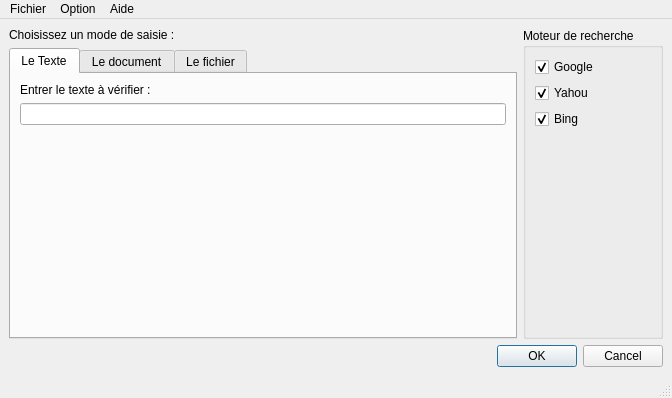
<?xml version="1.0" encoding="UTF-8"?>
<ui version="4.0">
 <class>AntiPlagia</class>
 <widget class="QMainWindow" name="AntiPlagia">
  <property name="geometry">
   <rect>
    <x>0</x>
    <y>0</y>
    <width>672</width>
    <height>398</height>
   </rect>
  </property>
  <property name="windowTitle">
   <string>Anti-plagia</string>
  </property>
  <widget class="QWidget" name="centralwidget">
   <layout class="QGridLayout" name="gridLayout">
    <item row="0" column="1" rowspan="2">
     <widget class="QGroupBox" name="groupBox">
      <property name="title">
       <string>Moteur de recherche</string>
      </property>
      <layout class="QVBoxLayout" name="verticalLayout">
       <item>
        <widget class="QCheckBox" name="checkBox">
         <property name="text">
          <string>Google</string>
         </property>
         <property name="checked">
          <bool>true</bool>
         </property>
        </widget>
       </item>
       <item>
        <widget class="QCheckBox" name="checkBox_2">
         <property name="text">
          <string>Yahou</string>
         </property>
         <property name="checked">
          <bool>true</bool>
         </property>
        </widget>
       </item>
       <item>
        <widget class="QCheckBox" name="checkBox_3">
         <property name="enabled">
          <bool>true</bool>
         </property>
         <property name="text">
          <string>Bing</string>
         </property>
         <property name="checked">
          <bool>true</bool>
         </property>
        </widget>
       </item>
       <item>
        <spacer name="verticalSpacer">
         <property name="orientation">
          <enum>Qt::Vertical</enum>
         </property>
         <property name="sizeHint" stdset="0">
          <size>
           <width>20</width>
           <height>40</height>
          </size>
         </property>
        </spacer>
       </item>
      </layout>
     </widget>
    </item>
    <item row="2" column="0" colspan="2">
     <widget class="QDialogButtonBox" name="buttonBox">
      <property name="orientation">
       <enum>Qt::Horizontal</enum>
      </property>
      <property name="standardButtons">
       <set>QDialogButtonBox::Cancel|QDialogButtonBox::Ok</set>
      </property>
     </widget>
    </item>
    <item row="1" column="0">
     <widget class="QTabWidget" name="tabWidget">
      <property name="currentIndex">
       <number>0</number>
      </property>
      <widget class="QWidget" name="Texte">
       <attribute name="title">
        <string>Le Texte</string>
       </attribute>
       <layout class="QVBoxLayout" name="verticalLayout_2">
        <item>
         <widget class="QLabel" name="label">
          <property name="text">
           <string>Entrer le texte à vérifier :</string>
          </property>
         </widget>
        </item>
        <item>
         <widget class="QLineEdit" name="lineEdit"/>
        </item>
        <item>
         <spacer name="verticalSpacer_2">
          <property name="orientation">
           <enum>Qt::Vertical</enum>
          </property>
          <property name="sizeHint" stdset="0">
           <size>
            <width>20</width>
            <height>40</height>
           </size>
          </property>
         </spacer>
        </item>
       </layout>
      </widget>
      <widget class="QWidget" name="Document">
       <attribute name="title">
        <string>Le document</string>
       </attribute>
       <layout class="QVBoxLayout" name="verticalLayout_5">
        <item>
         <widget class="QLabel" name="label_2">
          <property name="text">
           <string>Entrer le texte du document :</string>
          </property>
         </widget>
        </item>
        <item>
         <widget class="QTextEdit" name="textEdit"/>
        </item>
       </layout>
      </widget>
      <widget class="QWidget" name="fichier">
       <property name="whatsThis">
        <string/>
       </property>
       <attribute name="title">
        <string>Le fichier</string>
       </attribute>
       <layout class="QGridLayout" name="gridLayout_3">
        <item row="0" column="0">
         <widget class="QLabel" name="label_3">
          <property name="text">
           <string>Selectionrt un fichier .doc ou .pdf :</string>
          </property>
         </widget>
        </item>
        <item row="1" column="0">
         <widget class="QLineEdit" name="lineEdit_2"/>
        </item>
        <item row="1" column="1">
         <widget class="QToolButton" name="toolButton">
          <property name="text">
           <string>...</string>
          </property>
         </widget>
        </item>
        <item row="2" column="0">
         <spacer name="verticalSpacer_3">
          <property name="orientation">
           <enum>Qt::Vertical</enum>
          </property>
          <property name="sizeHint" stdset="0">
           <size>
            <width>20</width>
            <height>40</height>
           </size>
          </property>
         </spacer>
        </item>
       </layout>
      </widget>
     </widget>
    </item>
    <item row="0" column="0">
     <widget class="QLabel" name="label_4">
      <property name="text">
       <string>Choisissez un mode de saisie :</string>
      </property>
     </widget>
    </item>
   </layout>
  </widget>
  <widget class="QMenuBar" name="menubar">
   <property name="geometry">
    <rect>
     <x>0</x>
     <y>0</y>
     <width>672</width>
     <height>21</height>
    </rect>
   </property>
   <widget class="QMenu" name="menuFichier">
    <property name="title">
     <string>Fichier</string>
    </property>
    <addaction name="actionQuiter"/>
   </widget>
   <widget class="QMenu" name="menuOption">
    <property name="title">
     <string>Option</string>
    </property>
    <addaction name="actionPr_f_rence"/>
   </widget>
   <widget class="QMenu" name="menuAide">
    <property name="title">
     <string>Aide</string>
    </property>
    <addaction name="actionDocumentation"/>
   </widget>
   <addaction name="menuFichier"/>
   <addaction name="menuOption"/>
   <addaction name="menuAide"/>
  </widget>
  <widget class="QStatusBar" name="statusbar"/>
  <action name="actionQuiter">
   <property name="text">
    <string>Quitter</string>
   </property>
  </action>
  <action name="actionPr_f_rence">
   <property name="text">
    <string>Préférences</string>
   </property>
  </action>
  <action name="actionDocumentation">
   <property name="text">
    <string>Documentation</string>
   </property>
  </action>
 </widget>
 <resources/>
 <connections/>
</ui>
